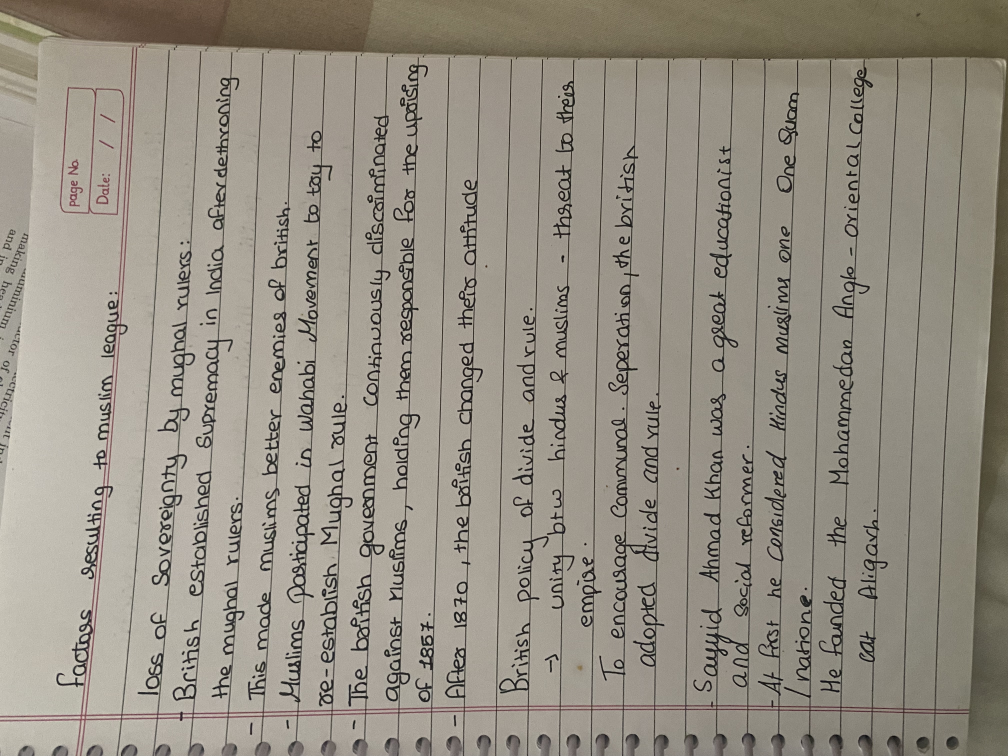
#> input picture IMG_6529.jpeg, 4032 x 3024 px (shown at 1/4 size)
$ python -i reader.py   (imports and definitions only)
#> lines starting #> are read from the running program, lines starting #| are printed output that depends on the picture
### ai_provider.py
"""Small provider adapter for Gemini and xAI Grok."""

import base64
import io
import json
import os
import ssl
import urllib.error
import urllib.request

import certifi
from google import genai
from google.genai import types

from security import api_key


def configured_providers():
    return {
        "gemini": bool(os.getenv("GEMINI_API_KEY", "").strip()),
        "grok": bool(os.getenv("XAI_API_KEY", "").strip()),
    }


def normalize_provider(provider):
    value = str(provider or "grok").strip().lower()
    if value not in {"gemini", "grok"}:
        raise ValueError("Choose Gemini or Grok as the AI provider.")
    if not configured_providers()[value]:
        name = "GEMINI_API_KEY" if value == "gemini" else "XAI_API_KEY"
        raise RuntimeError(f"{value.title()} is not configured. Add {name} to your local .env file and restart the API.")
    return value


# [81 lines left out: functions _image_data_url, generate_text, not called in this run]

### reader.py
import re
from pathlib import Path

import pandas as pd
from google import genai
from google.genai import types
from PIL import Image, ImageEnhance, ImageOps, UnidentifiedImageError
from ai_provider import generate_text, normalize_provider
from security import api_key


OCR_PROMPT = """Extract the user-provided image into data. Read printed and handwritten text, including faint pencil and cursive.
Do not add facts or infer illegible characters from context. Preserve exact spelling, numeric digits, signs, decimals, and row/column order. For uncertain cells, write [unclear: best visible reading?].
Return only JSON using this shape:
{"transcription":"text outside any table, or empty string","table":{"columns":["column name"],"rows":[["cell value"]]} or null,"uncertainties":["row and column needing review"]}
Use null for table when no table is present. Ensure every row has the same number of values as columns."""


def prepare_ocr_images(image_file):
    """Return the original and a contrast-enhanced, enlarged view for difficult scans."""
#> called with image_file = 'IMG_6529.jpeg'
    try:
        with Image.open(image_file) as source:
#> source is the input picture: PIL image 4032x3024 RGB; mean R, G, B 149.5, 143.3, 131.7
            if source.width * source.height > 40_000_000:
                raise ValueError("This image has too many pixels to process safely. Resize it and try again.")
            original = ImageOps.exif_transpose(source).convert("RGB")
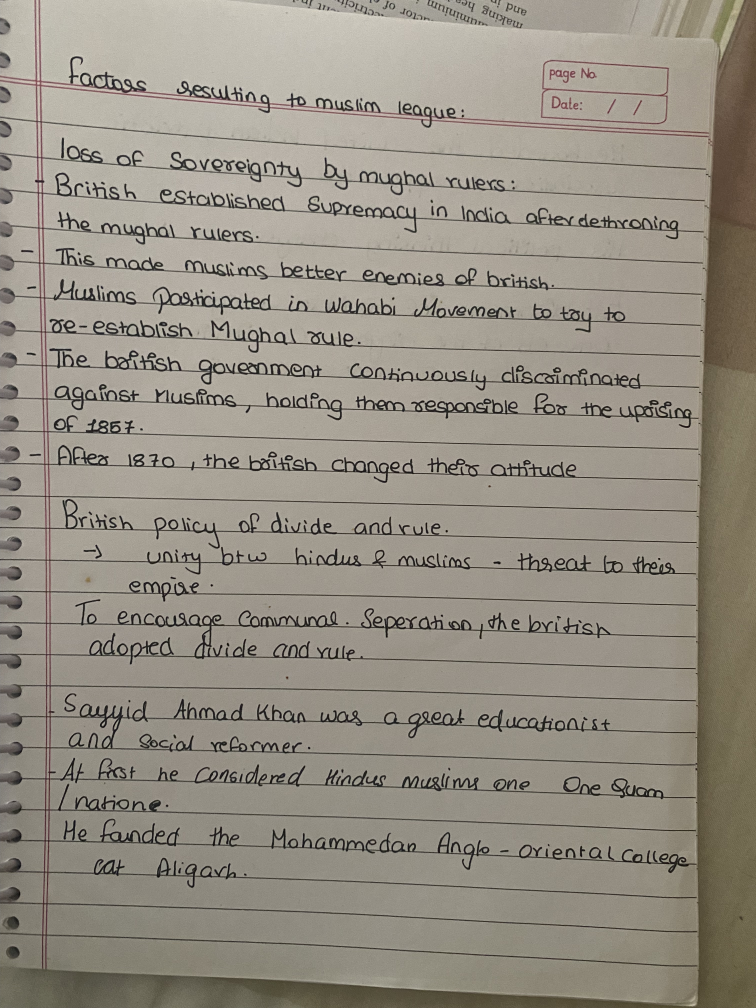
#> original: PIL image 3024x4032 RGB (shown at 1/4 size); mean R, G, B 149.5, 143.3, 131.7
            original.thumbnail((4096, 4096), Image.Resampling.LANCZOS)
    except (UnidentifiedImageError, OSError) as error:
        raise ValueError("This image could not be opened. Use a clear JPG, PNG, or WebP image.") from error

    scale = min(2.0, 2048 / max(original.size))
#> scale = 0.508
    if scale > 1:
        size = tuple(max(1, round(dimension * scale)) for dimension in original.size)
        original = original.resize(size, Image.Resampling.LANCZOS)

    enhanced = ImageOps.grayscale(original)
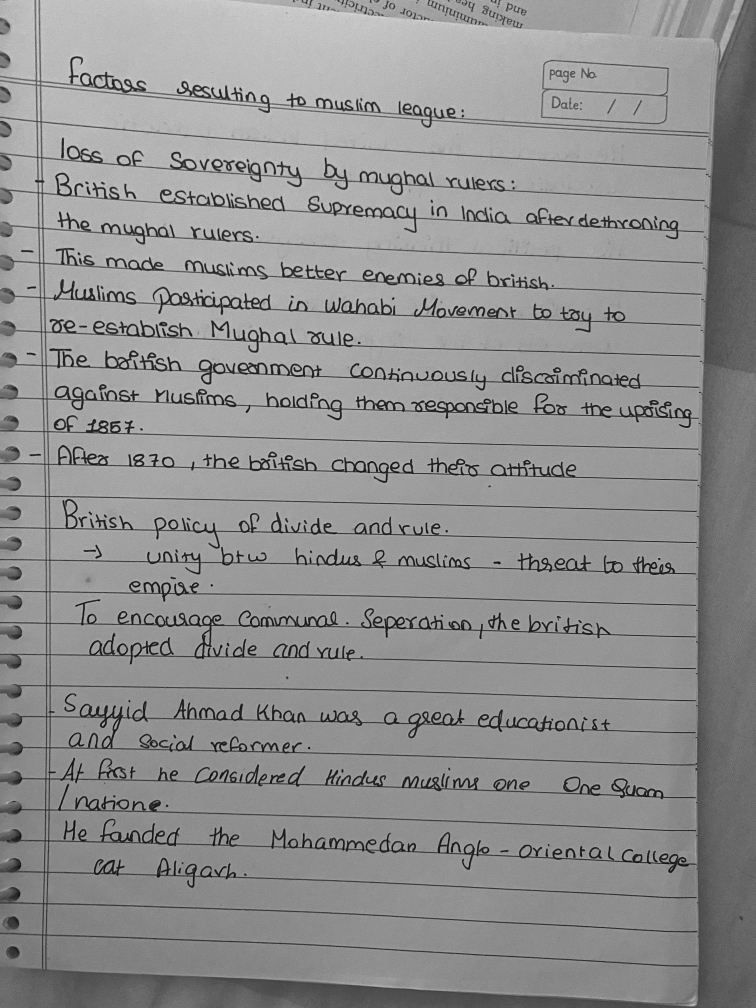
#> enhanced: PIL image 3024x4032 L (shown at 1/4 size); min 0, max 248, mean 143.8
    enhanced = ImageOps.autocontrast(enhanced, cutoff=1)
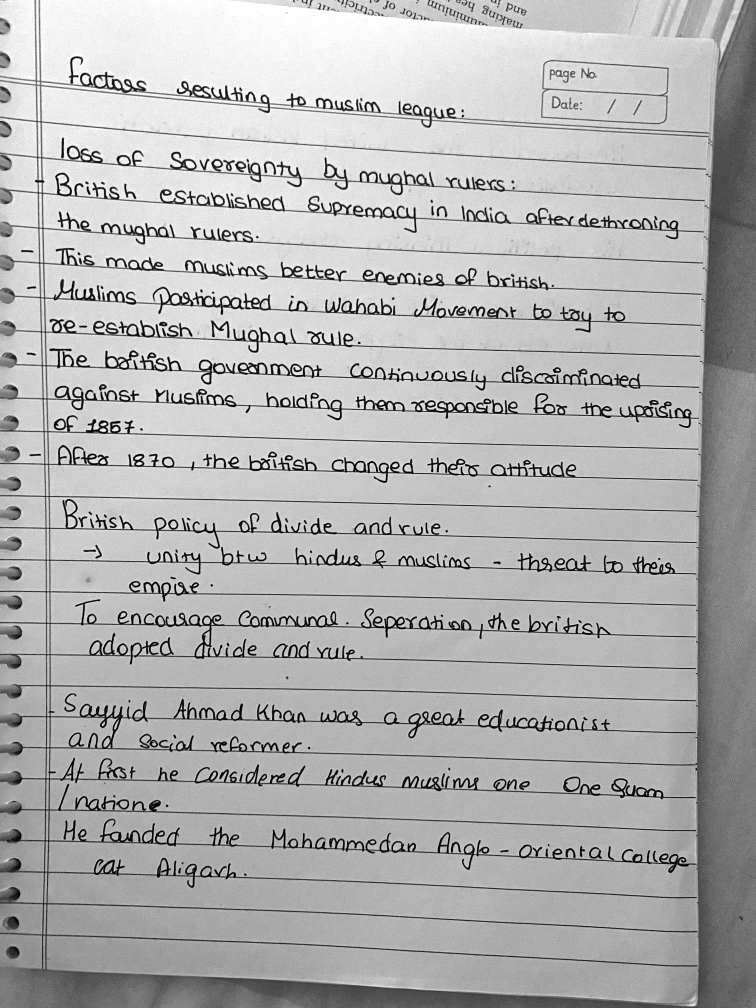
#> enhanced: PIL image 3024x4032 L (shown at 1/4 size); min 0, max 255, mean 177.2
    enhanced = ImageEnhance.Contrast(enhanced).enhance(1.5)
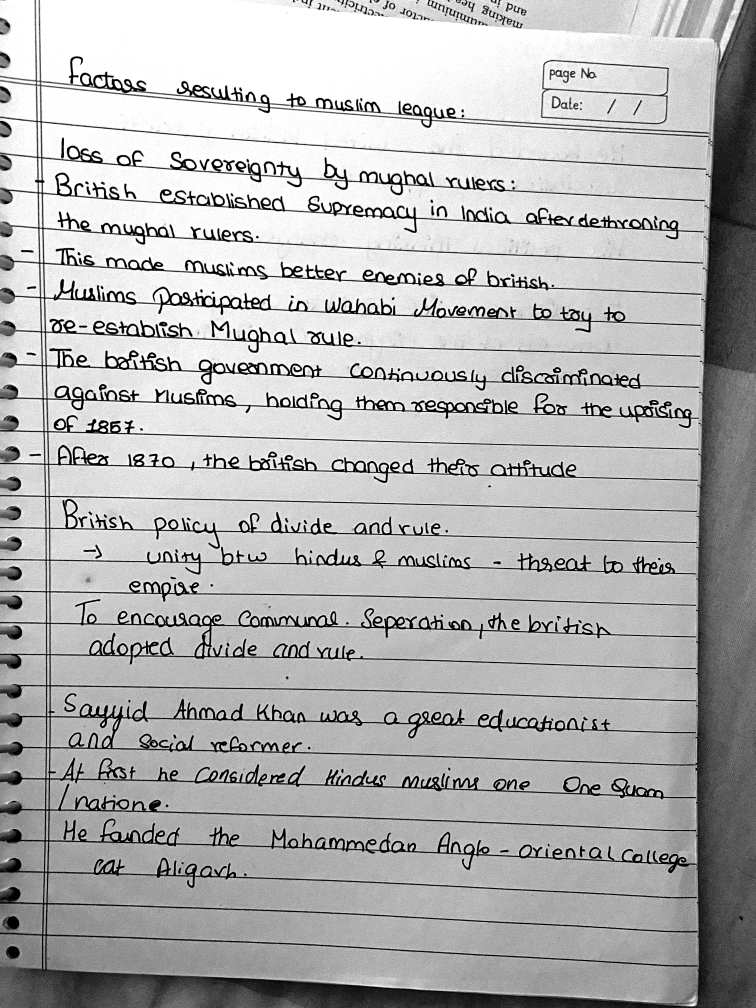
#> enhanced: PIL image 3024x4032 L (shown at 1/4 size); min 0, max 255, mean 178.3
    enhanced = ImageEnhance.Sharpness(enhanced).enhance(1.8).convert("RGB")
#> enhanced: PIL image 3024x4032 RGB
    return original, enhanced


def extract_text_from_image(image_file, model="gemini-3.1-flash-lite", provider="grok"):
    """Transcribe printed or handwritten text from the original and enhanced image."""
    original, enhanced = prepare_ocr_images(image_file)
    provider = normalize_provider(provider)
    if provider == "gemini":
        client = genai.Client(api_key=api_key())
        config = types.GenerateContentConfig(response_mime_type="application/json", temperature=0, max_output_tokens=8192)
        response = client.models.generate_content(model=model, contents=[original, OCR_PROMPT], config=config)
        text = _normalize_ocr_response(_response_text(response))
        if text:
            return text
        fallback = client.models.generate_content(model="gemini-3.6-flash", contents=[enhanced, OCR_PROMPT], config=config)
        text = _normalize_ocr_response(_response_text(fallback))
        if text:
            return text
        finish_reason = _finish_reason(fallback) or _finish_reason(response) or "no text candidate"
        raise ValueError(f"The vision service returned no transcription ({finish_reason}). Try uploading the image again.")

    text = _normalize_ocr_response(generate_text(OCR_PROMPT, provider=provider, model=model, json_mode=True,
                                                temperature=0, max_output_tokens=8192, image=original))
    if text:
        return text

    # Retry with a separate enhanced image and a second multimodal model if the
    # first model returns an empty candidate (some valid images get no text part).
    raise ValueError("Grok returned no transcription. Try a clearer image or switch to Gemini.")


# [46 lines left out: functions _normalize_ocr_response, _response_text, not called in this run]


def _finish_reason(response):
    candidates = getattr(response, "candidates", None) or []
    return str(getattr(candidates[0], "finish_reason", "")) if candidates else ""


# [31 lines left out: function parse_ocr_to_dataframe, not called in this run]


def process_image_ocr(image_file, output_excel_path="ocr_output.xlsx", provider="grok"):
    """Full pipeline: extract text from image, parse table, save to Excel."""
    markdown_text = extract_text_from_image(image_file, provider=provider)
    df = parse_ocr_to_dataframe(markdown_text)

    if df is not None:
        output_path = Path(output_excel_path)
        output_path.parent.mkdir(parents=True, exist_ok=True)
        df.to_excel(output_path, index=False)
        return markdown_text, df, output_path
    return markdown_text, None, None

#> (the run stopped early here; a loop or call above may not have finished)
